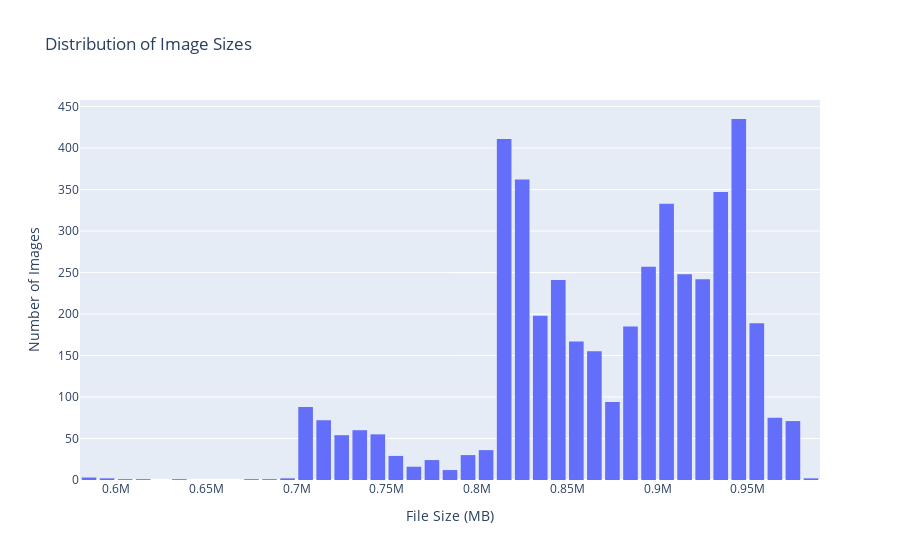

The notebook cell saved with this chart:
### Markdown cell above
####  Visualizations to gain insights about the data.

### Code cell
# Create a histogram figure with plotly
fig = px.histogram(x=sizes, nbins=50, title="Distribution of Image Sizes")

# Customize the plot
fig.update_layout(
    xaxis_title="File Size (MB)",
    yaxis_title="Number of Images",
    showlegend=False,
    bargap=0.1,
    bargroupgap=0.1
)

# Show the plot
fig.show()

### Figure 1 — Plotly figure (JSON) as saved in the notebook; plotly's stock layout.template omitted (floating-point values rounded to 4 significant figures; data arrays with more than 128 entries replaced by an {"elided": "..."} marker saying what was removed)
{"data": [{"alignmentgroup": "True", "bingroup": "x", "hovertemplate": "x=%{x}<br>count=%{y}<extra></extra>", "legendgroup": "", "marker": {"color": "#636efa", "pattern": {"shape": ""}}, "name": "", "nbinsx": 50, "offsetgroup": "", "orientation": "v", "showlegend": false, "type": "histogram", "x": {"elided": "4500 int values"}, "xaxis": "x", "yaxis": "y"}], "layout": {"bargap": 0.1, "bargroupgap": 0.1, "barmode": "relative", "legend": {"tracegroupgap": 0}, "showlegend": false, "title": {"text": "Distribution of Image Sizes"}, "xaxis": {"anchor": "y", "domain": [0, 1], "title": {"text": "File Size (MB)"}}, "yaxis": {"anchor": "x", "domain": [0, 1], "title": {"text": "Number of Images"}}}}
